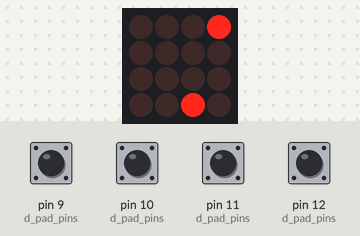
A sketch run on a simulated Arduino Uno, built with avr-gcc and run on an emulated ATmega328P. Parts: 4×4 LED matrix. Wiring (inferred from the names in the program): LED matrix (orientation assumed): rows pin 4, pin 5, pin 6, pin 7; columns pin 0, pin 1, pin 2, pin 3. The inputs (shaded band) are chosen by the test bench; at power-on: pin 9 (d_pad_pins), pin 10 (d_pad_pins), pin 11 (d_pad_pins), pin 12 (d_pad_pins) HIGH. Random numbers use the default seed unless the sketch sets one.

Above: at 2.6 s.
2.7 s: pin 10 (d_pad_pins) pulled LOW for 0.8 s
At 3.78 s:
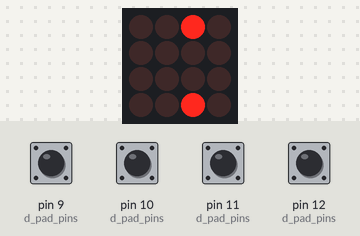
5.0 s: pin 9 (d_pad_pins) pulled LOW for 0.8 s
At 5.46 s:
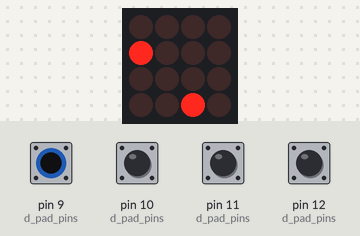
7.3 s: pin 11 (d_pad_pins) pulled LOW for 0.8 s
At 8.16 s:
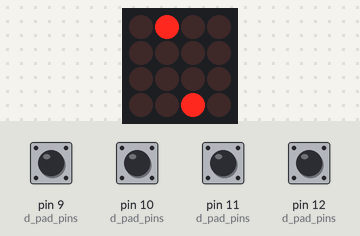
9.6 s: pin 12 (d_pad_pins) pulled LOW for 0.8 s
At 10.67 s:
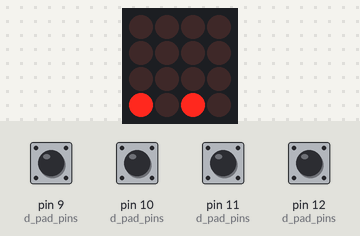
11.9 s: pin 10 (d_pad_pins) pulled LOW for 0.8 s
At 12.5 s:
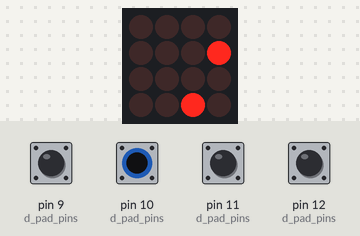

The sketch:

snake.ino
```cpp
/*
 * Snake for ATMEGA16A-AU to be run on PCBSnek.
 */
#include <CapacitiveSensor.h>

// Constants
const int matrix_size = 4; // Size of the LED matrix (x * x)
const int sensor_threshold = 50; // Minimum value for sensors.
const int sample_size = 30; // Sensor sample size per read.
const int start_x = 0; // The snake's start x position.
const int start_y = 0; // The snake's start y position.
const int led_gnd_pins[] = {0, 1, 2, 3}; // The led matrix's ground pins.
const int led_pow_pins[] = {4, 5, 6, 7}; // The led matrix's power pins.
const int d_pad_pins[] = {10, 11, 12, 9}; // D-Pad sensor pins, Up, Down, Left, Right.
const int d_pad_send_pin = 13; // D-Pad send sensor pin.
const int update_rate = 150; // Amount of cycles before a game update.
const int blink_rate = 40; // Amount of cycles before a blink update.
const int restart_animation_time = 300; // Amount of time the restart animation takes.

// Snake variables
int snake_x[matrix_size * matrix_size] = {start_x}; // Snake's x positions.
int snake_y[matrix_size * matrix_size] = {start_y}; // Snake's y positions.
int head_direction = 3; // Direction of the snake. Up - 0, Down - 1, Left - 2, Right - 3.
int snake_length = 1; // Length of the snake.
int food_x; // The food's x position.
int food_y; // The food's y position.

// Hardware variables.
boolean led_matrix[matrix_size][matrix_size]; // LED Matrix pointers. True = on.
int current_row = 0; // The current row being lit up.
CapacitiveSensor up = CapacitiveSensor(d_pad_send_pin, d_pad_pins[0]); // Up dpad sensor.
CapacitiveSensor down = CapacitiveSensor(d_pad_send_pin, d_pad_pins[1]); // Down dpad sensor.
CapacitiveSensor left = CapacitiveSensor(d_pad_send_pin, d_pad_pins[2]); // Left dpad sensor.
CapacitiveSensor right = CapacitiveSensor(d_pad_send_pin, d_pad_pins[3]); // Right dpad sensor.
int update_count = 0; // Counter for game updator.
int blink_count = 0; // Counter for blinking objects.
boolean restarting = false; // True if the game is restarting.
int restart_timer_count = 0; // Counter for the restart animation.

// Repaints the matrix.
void repaintMatrix() {
  // Clear the matrix.
  for (int i = 0; i < matrix_size; i++)
    for (int j = 0; j < matrix_size; j++)
      led_matrix[i][j] = false;
  // Paint the snake.
  for (int i = 0; i < snake_length; i++)
    led_matrix[snake_x[i]][snake_y[i]] = true;
  // Paint the food.
  if (blink_count < blink_rate / 2)
    led_matrix[food_x][food_y] = true;
}

// Reads the sensors and updates the direction.
void readSensors() {
  int up_reading = up.capacitiveSensor(sample_size);
  int down_reading = down.capacitiveSensor(sample_size);
  int left_reading = left.capacitiveSensor(sample_size);
  int right_reading = right.capacitiveSensor(sample_size);
  int new_direction = -1;
  if (up_reading > down_reading && up_reading > left_reading && up_reading > right_reading && up_reading > sensor_threshold)
    new_direction = 0;
  else if (down_reading > up_reading && down_reading > left_reading && down_reading > right_reading && down_reading > sensor_threshold)
    new_direction = 1;
  else if (left_reading > up_reading && left_reading > down_reading && left_reading > right_reading && left_reading > sensor_threshold)
    new_direction = 2;
  else if (right_reading > up_reading && right_reading > left_reading && right_reading > down_reading && right_reading > sensor_threshold)
    new_direction = 3;
  if (new_direction != -1 && snake_length > 1) { // Check to make sure the snake isnt running back through itself.
    switch(new_direction) {
      case 0: // Up
        if ((snake_y[snake_length - 2] - 1 < 0 ? matrix_size - 1 : snake_y[snake_length - 2]) - 1 == snake_y[snake_length - 1])
          return;
      break; // Down
      case 1:
        if ((snake_y[snake_length - 2] + 1) % matrix_size == snake_y[snake_length - 1])
          return;
      break; // Left
      case 2:
        if ((snake_x[snake_length - 2] + 1) % matrix_size == snake_x[snake_length - 1])
          return;
      break; // Right
      case 3:
        if ((snake_x[snake_length - 2] - 1 < 0 ? matrix_size - 1 : snake_x[snake_length - 2]) - 1 == snake_x[snake_length - 1])
          return;
      break;
    }
  }
  // If everything is good, change the direction.
  if (new_direction != -1)
    head_direction = new_direction;
}

// Restarts the game.
void restartGame() {
  // Blink whole screen for a second.
  for (int i = 0; i < 10; i++) {
    for (int j = 0; j < matrix_size; j++)
      if (i % 2 == 0)
        digitalWrite(led_gnd_pins[j], LOW);
      else
        digitalWrite(led_gnd_pins[j], HIGH);
    for (int j = 0; j < matrix_size; j++)
      if (i % 2 == 0)
        digitalWrite(led_pow_pins[j], HIGH);
      else
        digitalWrite(led_pow_pins[j], LOW);
     delay(100);
  }
  // Reset all values.
  head_direction = 3;
  snake_length = 1;
  snake_x[0] = start_x;
  snake_y[0] = start_y;
  randomizeFood();
  restarting = false;
  restart_timer_count = 0;
  repaintMatrix();
  delay(200);
}

// Updates the game.
void updateGame() {
  // Get new head position.
  int head_x = snake_x[snake_length - 1];
  int head_y = snake_y[snake_length - 1];
  switch(head_direction) {
    case 0: // Up
      head_y = (head_y + 1) % matrix_size;
    break;
    case 1: // Down
      head_y--;
      if (head_y < 0)
        head_y = matrix_size - 1;
    break;
    case 2: // Left
      head_x--;
      if (head_x < 0)
        head_x = matrix_size - 1;
    break;
    case 3: // Right
      head_x = (head_x + 1) % matrix_size;
    break;
  }
  // Check to see if food is going to be eaten.
  if (head_x == food_x && head_y == food_y) {
    // The food was eaten.
    snake_length++;
    snake_x[snake_length - 1] = head_x;
    snake_y[snake_length - 1] = head_y;
    randomizeFood(); // Pick new food position.
    // Stop the method here.
    return;
  }
  // Check to see if the snake is going to die.
  for (int i = 0; i < snake_length - 1; i++)
    if (head_x == snake_x[i] && head_y == snake_y[i]) {
      // Snake is dead, restart the game.
      restarting = true;
      return;
    }
  // Move the snake along.
  for (int i = 1; i < snake_length; i++) {
    snake_x[i - 1] = snake_x[i];
    snake_y[i - 1] = snake_y[i];
  }
  // Set the head.
  snake_x[snake_length - 1] = head_x;
  snake_y[snake_length - 1] = head_y;
  // Done!
}

// Randomizes the food's position.
void randomizeFood() {
  while(true) {
    // Pick random position.
    food_x = (millis() * random()) % matrix_size;
    food_y = (millis() * random()) % matrix_size;
    boolean good_position = true;
    // Check to make sure it is not inside the snake.
    for (int i = 0; i < snake_length; i++)
      if (food_x == snake_x[i] && food_y == snake_y[i]) {
        good_position = false;
        break;
      }
    if (good_position)
      break;
  }
}

void setup() {
  // Set pin modes.
  for (int i = 0; i < matrix_size; i++) {
    pinMode(led_pow_pins[i], OUTPUT);
    pinMode(led_gnd_pins[i], OUTPUT);
  }
  randomizeFood(); // Randomize food.
  repaintMatrix(); // First paint.
}

void loop() {
  // First, turn everything off.
  for (int i = 0; i < matrix_size; i++)
    digitalWrite(led_gnd_pins[i], HIGH);
  // Check if the game is restarting.
  if (restarting) {
    if (restart_timer_count < restart_animation_time) {
      // If first animation stage.
      // Stop food blink.
      led_matrix[food_x][food_y] = false;
      // Blink the head.
      if (millis() % 100 < 50)
        led_matrix[snake_x[snake_length - 1]][snake_y[snake_length - 1]] = false;
      else
        led_matrix[snake_x[snake_length - 1]][snake_y[snake_length - 1]] = true;
    } else {
      // Second animation stage.
      restartGame(); // Restart the game.
    }
    restart_timer_count++;
  } else if (update_count == update_rate - 1) { // Game update.
    // Read sensors.
    readSensors();
    // Update the game.
    updateGame();
    // Repaint matrix.
    repaintMatrix();
  }
  // Repaint food.
  if (!restarting)
    if (blink_count < blink_rate / 2)
      led_matrix[food_x][food_y] = true;
    else
      led_matrix[food_x][food_y] = false;
  for (int i = 0; i < matrix_size; i++)
    if (led_matrix[current_row][i])
      digitalWrite(led_gnd_pins[matrix_size - 1 - i], LOW);
    else
      digitalWrite(led_gnd_pins[matrix_size - 1 - i], HIGH);
  for (int i = 0; i < matrix_size; i++)
    if (i == current_row)
      digitalWrite(led_pow_pins[i], HIGH);
    else
      digitalWrite(led_pow_pins[i], LOW);
  // Increment counts.
  update_count = (update_count + 1) % update_rate;
  blink_count = (blink_count + 1) % blink_rate;
  current_row = (current_row + 1) % matrix_size;
  delay(4); // Loop delay.
}
```
